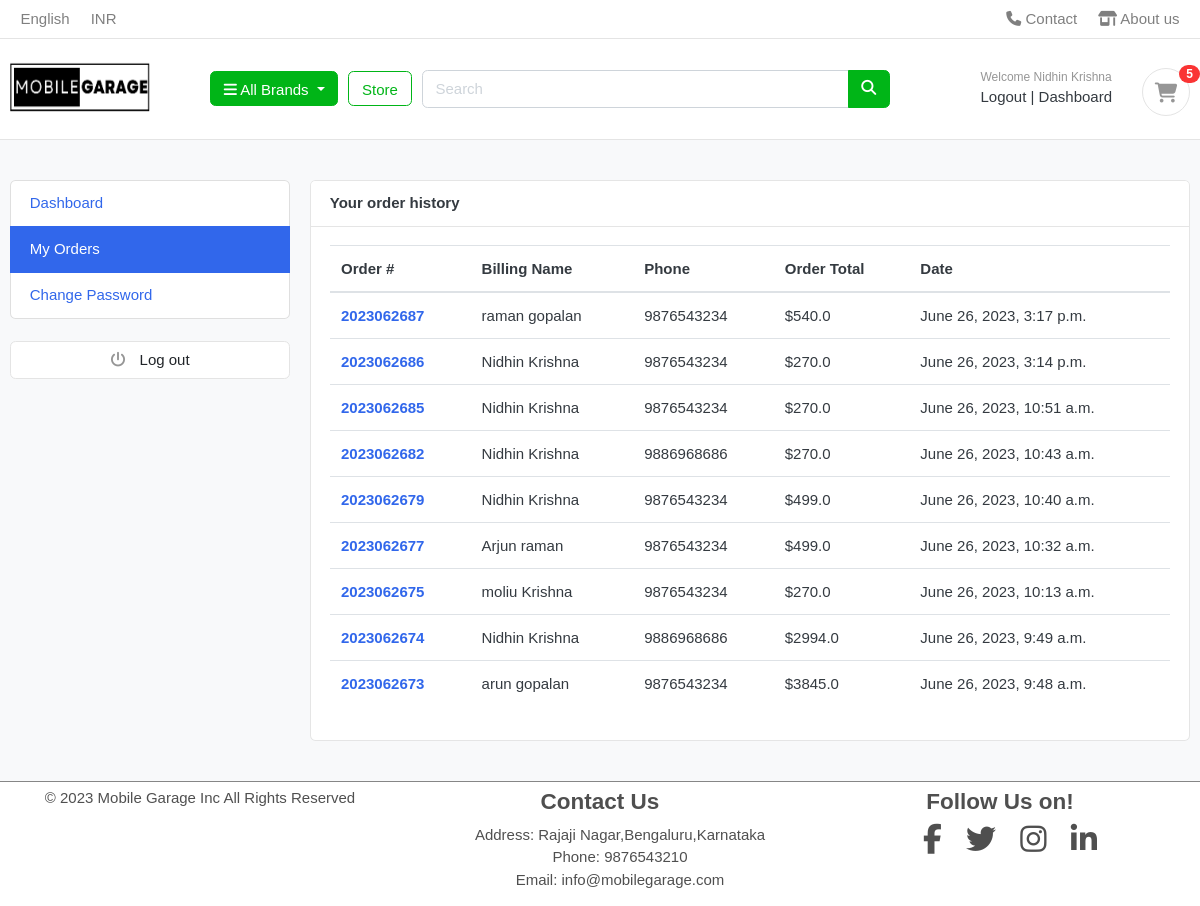
/accounts/my_orders/ (signed in), run on an earlier commit of the app's database.
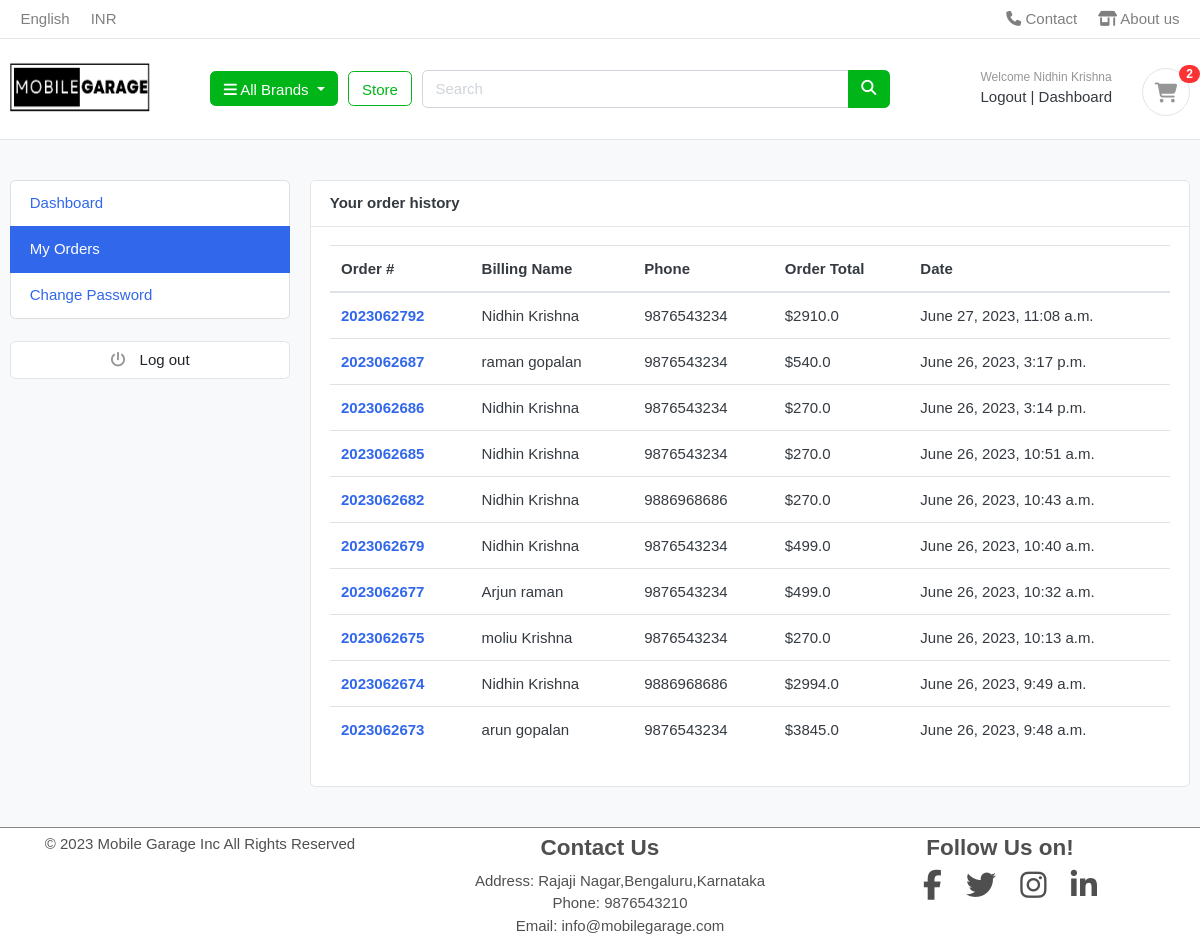
And on a later commit of the database.
### orders/models.py (models this page shows, shortened)
class Order(models.Model):
    STATUS = (
        ('New', 'New'),
        ('Accepted', 'Accepted'),
        ('Completed', 'Completed'),
        ('Cancelled', 'Cancelled'),
    )
    user = models.ForeignKey(Account, on_delete=models.SET_NULL, null=True)
    payment = models.ForeignKey(Payment, on_delete=models.SET_NULL, blank=True, null=True)
    order_number = models.CharField(max_length=20)
    first_name = models.CharField(max_length=50)
    last_name = models.CharField(max_length=50)
    mobile_no = models.CharField(max_length=15)
    email = models.EmailField(max_length=50)
    address_line_1 = models.CharField(max_length=50)
    address_line_2 = models.CharField(max_length=50, blank=True)
    state = models.CharField(max_length=50)
    city = models.CharField(max_length=50)
    order_note = models.CharField(max_length=100, blank=True)
    order_total = models.FloatField()
    delivery_fee = models.FloatField()
    status = models.CharField(max_length=10, choices=STATUS, default='New')
    ip = models.CharField(blank=True, max_length=20)
    is_ordered = models.BooleanField(default=False)
    created_at = models.DateTimeField(auto_now_add=True)
    updated_at = models.DateTimeField(auto_now=True)
    def full_name(self):
        return f'{self.first_name} {self.last_name}'

### accounts/views.py (the view)
# urls.py: path('my_orders/', views.my_orders, name='my_orders'),
@login_required(login_url='login')
def my_orders(request):
    orders = Order.objects.filter(user=request.user, is_ordered=True).order_by('-created_at')
    context = {
        'orders': orders,
    }
    return render(request, 'accounts/my_orders.html', context)

### brands/context_processors.py (called while the page is built)
def menu_links(request):
    links = Brands.objects.all()
    return {"links":links}

### brands/models.py (called while the page is built)
    def get_url(self):
        return reverse('product_by_brand',args=[self.slug])

### cart/context_processors.py (called while the page is built)
def counter(request):
    cart_count = 0
    if 'admin' in request.path:
        return {}
    else:
        try:
            cart = Cart.objects.filter(cart_id=_cart_id(request))
            if request.user.is_authenticated:
                cart_items = CartItem.objects.all().filter(user=request.user)
            else:
                cart_items = CartItem.objects.all().filter(cart=cart[:1])
            for cart_item in cart_items:
                cart_count += cart_item.quantity
        except Cart.DoesNotExist:
            cart_count = 0
    return dict(cart_count=cart_count)

### cart/views.py (called while the page is built)
def _cart_id(request):
    cart = request.session.session_key
    if not cart:
        cart = request.session.create()
    return cart

### accounts/templates/accounts/my_orders.html
{% extends 'base/base.html' %}
{% block content %}
<section class="section-conten padding-y bg">
{% include 'base/includes/alerts.html' %}
<div class="container">
	<div class="row">
	{% include 'base/includes/dashboard_sidebar.html' %}
	<main class="col-md-9">
		<article class="card">
		<header class="card-header">
			<strong class="d-inline-block mr-3">Your order history</strong>
		</header>
		<div class="card-body">
			<div class="row">
			<div class="col-md-12">
				<table class="table table-hover">
				  <thead>
				    <tr>
				      <th scope="col">Order #</th>
				      <th scope="col">Billing Name</th>
				      <th scope="col">Phone</th>
				      <th scope="col">Order Total</th>
							<th scope="col">Date</th>
				    </tr>
				  </thead>
				  <tbody>
						{% for order in orders %}
				    <tr>
				      <th scope="row"><a href="{% url 'order_detail' order.order_number %}">{{order.order_number}}</a></th>
				      <td>{{order.full_name}}</td>
				      <td>{{order.mobile_no}}</td>
				      <td>${{order.order_total}}</td>
							<td>{{order.created_at}}</td>
				    </tr>
				{% endfor %}
				  </tbody>
				</table>
			</div>
			</div>
		</div>
		</article>
	</main>
</div>
</div>
</section>
{% endblock content %}

### base/templates/base/includes/navbar.html (shortened to what this page needs)
{% load static %}
{% block link %}
<link rel="stylesheet" href="{% static 'css/main.css' %}" />
{% endblock link %}
<header class="section-header">
    <nav class="navbar p-md-0 navbar-expand-sm navbar-light border-bottom">
    <div class="container">
      <div class="collapse navbar-collapse" id="navbarTop4">
        <ul class="navbar-nav mr-auto">
            <li class="nav-item dropdown">
                 <a href="#" class="nav-link">   English </a>
            </li>
            <li class="nav-item dropdown">
                <a href="#" class="nav-link"> INR </a>
            </li>
        </ul>
        <ul class="navbar-nav">
            <li><a href="{% url 'contact' %}" class="nav-link"> <i class="fa fa-phone"></i> Contact</a></li>
            <li><a href="{% url 'about' %}" class="nav-link"> <i class="fa fa-shop"></i> About us</a></li>
        </ul>
      </div>
    </div>
    </nav>
    <section class="header-main border-bottom">
        <div class="container">
    <div class="row align-items-center">
        <div class="col-lg-2 col-6">
            <a href="{% url 'home' %}" >
                <img src="{% static 'images/mainlogo.png' %}" alt="" class='logo'>
            </a>
        </div>
        <div class="col-lg col-sm col-6 flex-grow-0">
            <div class="category-wrap dropdown d-inline-block float-right">
                <button type="button" class="btn btn-success dropdown-toggle dropdown-toggle-nav" data-toggle="dropdown">
                    <i class="fa fa-bars"></i> All Brands
                </button>
            </div>
        </div>
        <a href="{% url 'store' %}" class="btn btn-outline-success store ">Store</a>
        <div class="col-lg col-sm-12 col-md-12">
            <form action="{% url 'search' %}" class="search" method='GET'>
                <div class="input-group w-100">
                    <input type="text" class="form-control" style="width:60%;" placeholder="Search" name='Keyword'>
                    <div class="input-group-append ">
                      <button class="btn btn-success" type="submit">
                        <i class="fa fa-search"></i>
                      </button>
                    </div>
                </div>
            </form>
        </div>
        <div class="col-lg-3 col-sm-6 col-8 order-2 order-lg-3">
                    <div class="d-flex justify-content-end mb-3 mb-lg-0">
                        {% if request.user.is_authenticated %}
                        <div class="widget-header">
                            <small class="title text-muted">Welcome {{user.first_name|capfirst}} {{user.last_name|capfirst}}</small>
                            <div class='reg-div'>
                                <a href="{% url 'logout' %}" class='reg-div'>Logout</a> <span class="dark-transp"> | </span>
                                <a href="{% url 'dashboard' %}" class='reg-div'>Dashboard</a>
                            </div>
                        </div>
                        {% endif %}
                        <a href="{% url 'cart' %}" class="widget-header pl-3 ml-3 store">
                            <div class="icon icon-sm rounded-circle border"><i class="fa fa-shopping-cart"></i></div>
                            <span class="badge badge-pill badge-danger notify">{{cart_count}}</span>
                        </a>
                    </div>
                </div>
    </div>
        </div>
    </section>
    </header>

What changed in the data, as far as the page shows it:
added Order: order_number "2023062792", full_name "Nidhin Krishna", mobile_no "9876543234", order_total "2910.0", created_at "June 27, 2023, 11:08 a.m."
Also different on the page:
{{ cart_count }}: "5" → "2"
